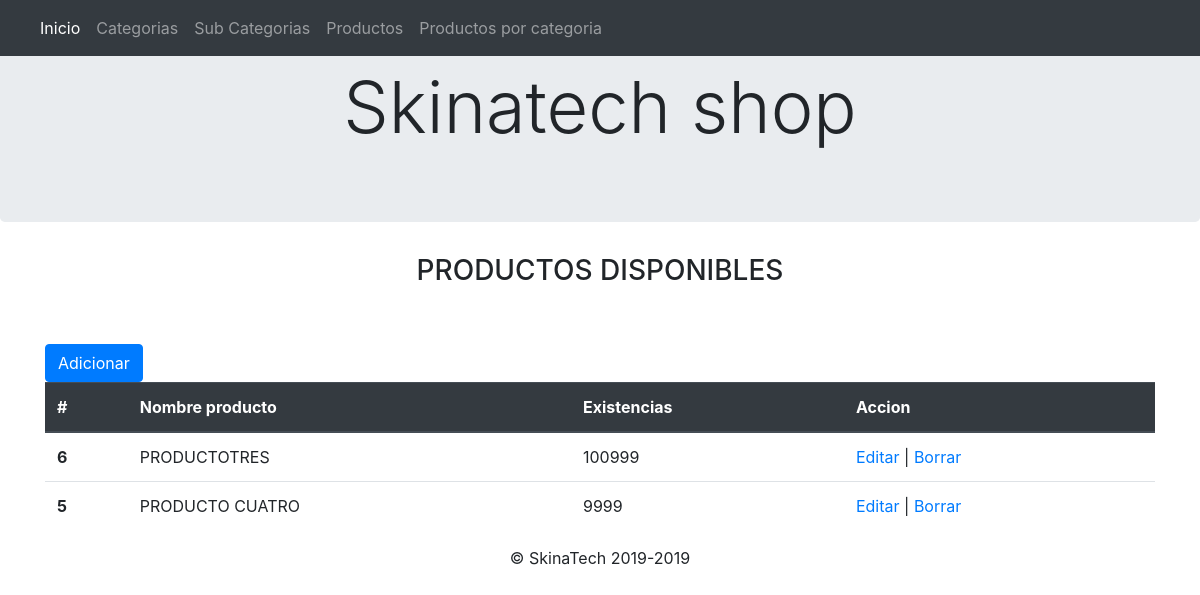
The page / on the database its author committed.
### tables this page shows
CREATE TABLE `totales_actuales` (
  `id_producto` int(11) DEFAULT NULL,
  `cantidad_producto` int(11) DEFAULT NULL,
  `id_totales` int(11) NOT NULL
);

CREATE TABLE `productos` (
  `id_producto` int(11) NOT NULL,
  `nombre_producto` varchar(100) DEFAULT NULL,
  `descripcion_producto` varchar(100) DEFAULT NULL,
  `es_activo` int(11) DEFAULT '0',
  `valor_producto` int(11) NOT NULL
);

### application/controllers/Total_products_controller.php (called while the page is built, shortened)
<?php
class Total_products_controller extends CI_Controller {
    public function __construct()
    {
        $this->load->model('Crud_model');
        $this->load->helper('form');
    }
    public function index()
    {
        $this->load->view('/includes/header_view');
        $data['productos'] = $this->Crud_model->get_productos_dropdown();
        $data['result'] = $this->Crud_model->total_products_show();
        $this->load->view('total_products_view',$data);
        $this->load->view('includes/footer_view');
    }
}

### index.php (called while the page is built, shortened)
<?php
require_once BASEPATH.'core/CodeIgniter.php';

### application/models/Crud_model.php (called while the page is built, shortened)
<?php if ( ! defined('BASEPATH')) exit('No direct script access allowed');
class Crud_model extends CI_Model {
    function total_products_show()
    {
        $query = $this->db->query('SELECT id_totales, nombre_producto AS "id_producto", cantidad_producto FROM totales_actuales, productos where totales_actuales.id_producto = productos.id_producto ');
        return $query->result();
    }
}

### application/views/total_products_view.php (the view, shortened to what this page needs)
<div class="page-heade">
        <div class="container">
          <center><h3 class="display-6">PRODUCTOS DISPONIBLES</h3></center>
        </div>
</div>
<div class="container">
        <br>
        <br>
<button type="button" class="btn btn-primary" data-toggle="modal" data-target="#exampleModal">
  Adicionar
</button>
            <table class="table">
            <thead class="thead-dark">
                <tr>
                <th scope="col">#</th>
                <th scope="col">Nombre producto</th>
                <th scope="col">Existencias</th>
                <th scope="col">Accion</th>
                </tr>
            </thead>
            <tbody>
                <?php foreach($result as $row) {?>
                <tr>
                <th scope="row"><?php echo $row->id_totales;?></th>
                <td><?php echo $row->id_producto;?></td>
                <td><?php echo $row->cantidad_producto;?></td>
                <td>
                <a href="<?php echo site_url('total_products_controller/edit');?>/<?php echo $row->id_totales;?>">Editar</a>  |
                <a href="<?php echo site_url('total_products_controller/delete');?>/<?php echo $row->id_totales;?>">Borrar</a>
                </td>
                    </tr>
                    <?php } ?>
            </tbody>
            </table>
      </div>

### rows shown on the page
totales_actuales: id_totales "6", id_producto.nombre_producto "PRODUCTOTRES", cantidad_producto "100999"
totales_actuales: id_totales "5", id_producto.nombre_producto "PRODUCTO CUATRO", cantidad_producto "9999"
